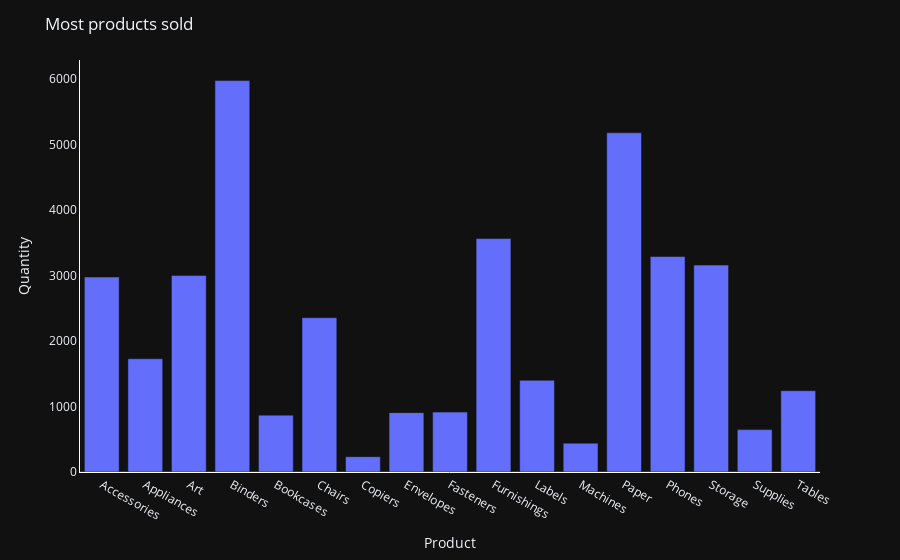

The notebook cell saved with this chart:
### Code cell
fig = px.bar(sub_df, x=sub_df['Sub-Category'], y=sub_df['Quantity'])
fig.update_layout(title='Most products sold', template='plotly_dark', hoverlabel=dict(
    font_size=26,
    font_family='Helvetica'
))
fig.update_traces(hovertemplate='%{y}')
fig.update_xaxes(title='Product', showline=True, linewidth=1, linecolor='white')
fig.update_yaxes(title='Quantity', showgrid=False, showline=True, linewidth=1, linecolor='white')
fig.show()

### Figure 1 — Plotly figure (JSON) as saved in the notebook; plotly's stock layout.template omitted (floating-point values rounded to 4 significant figures)
{"data": [{"alignmentgroup": "True", "hovertemplate": "%{y}", "legendgroup": "", "marker": {"color": "#636efa"}, "name": "", "offsetgroup": "", "orientation": "v", "showlegend": false, "textposition": "auto", "type": "bar", "x": ["Accessories", "Appliances", "Art", "Binders", "Bookcases", "Chairs", "Copiers", "Envelopes", "Fasteners", "Furnishings", "Labels", "Machines", "Paper", "Phones", "Storage", "Supplies", "Tables"], "xaxis": "x", "y": [2976, 1729, 3000, 5974, 868, 2356, 234, 906, 914, 3563, 1400, 440, 5178, 3289, 3158, 647, 1241], "yaxis": "y"}], "layout": {"barmode": "relative", "hoverlabel": {"font": {"family": "Helvetica", "size": 26}}, "legend": {"tracegroupgap": 0}, "margin": {"t": 60}, "title": {"text": "Most products sold"}, "xaxis": {"anchor": "y", "domain": [0, 1], "linecolor": "white", "linewidth": 1, "showline": true, "title": {"text": "Product"}}, "yaxis": {"anchor": "x", "domain": [0, 1], "linecolor": "white", "linewidth": 1, "showgrid": false, "showline": true, "title": {"text": "Quantity"}}}}
